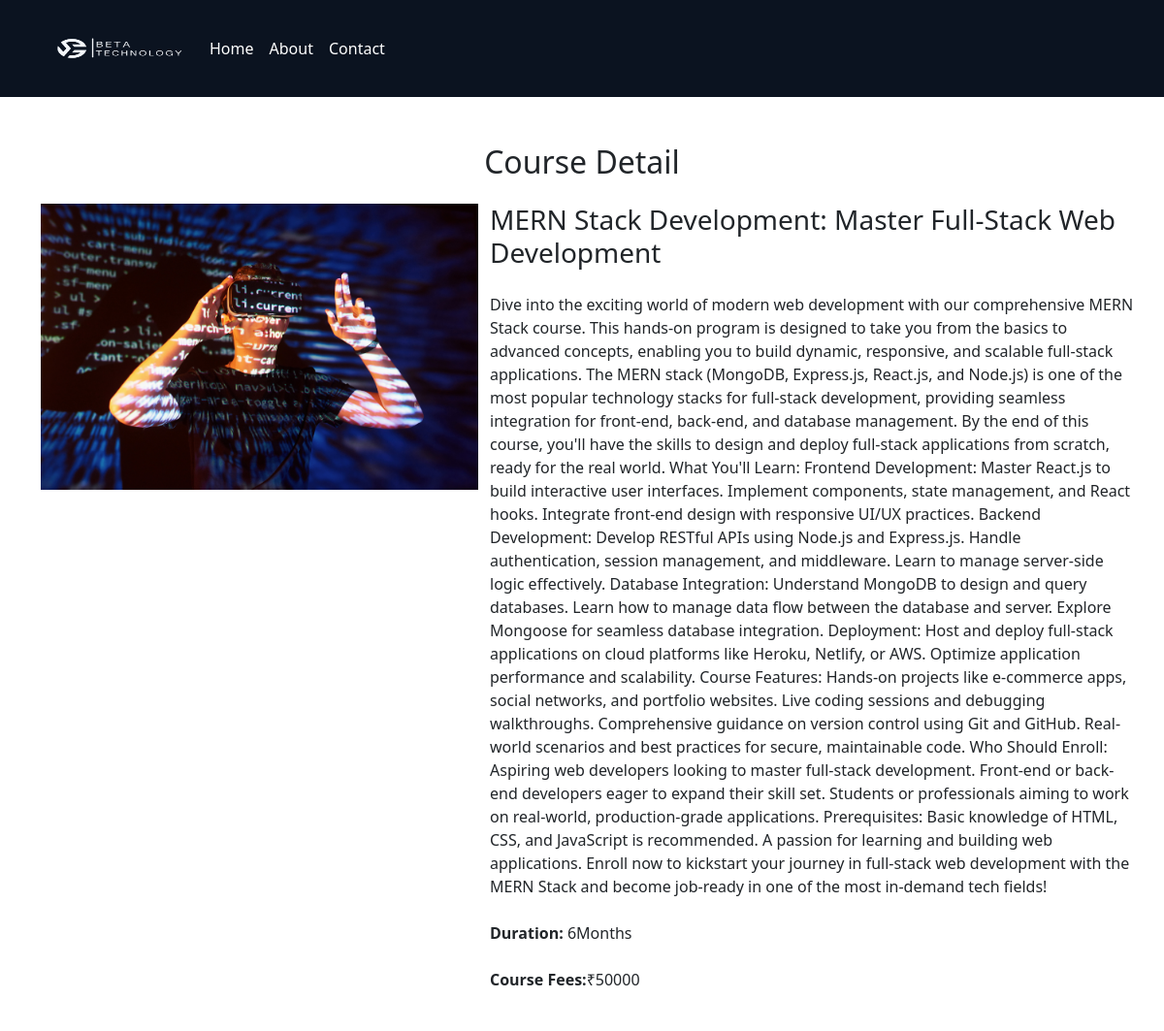
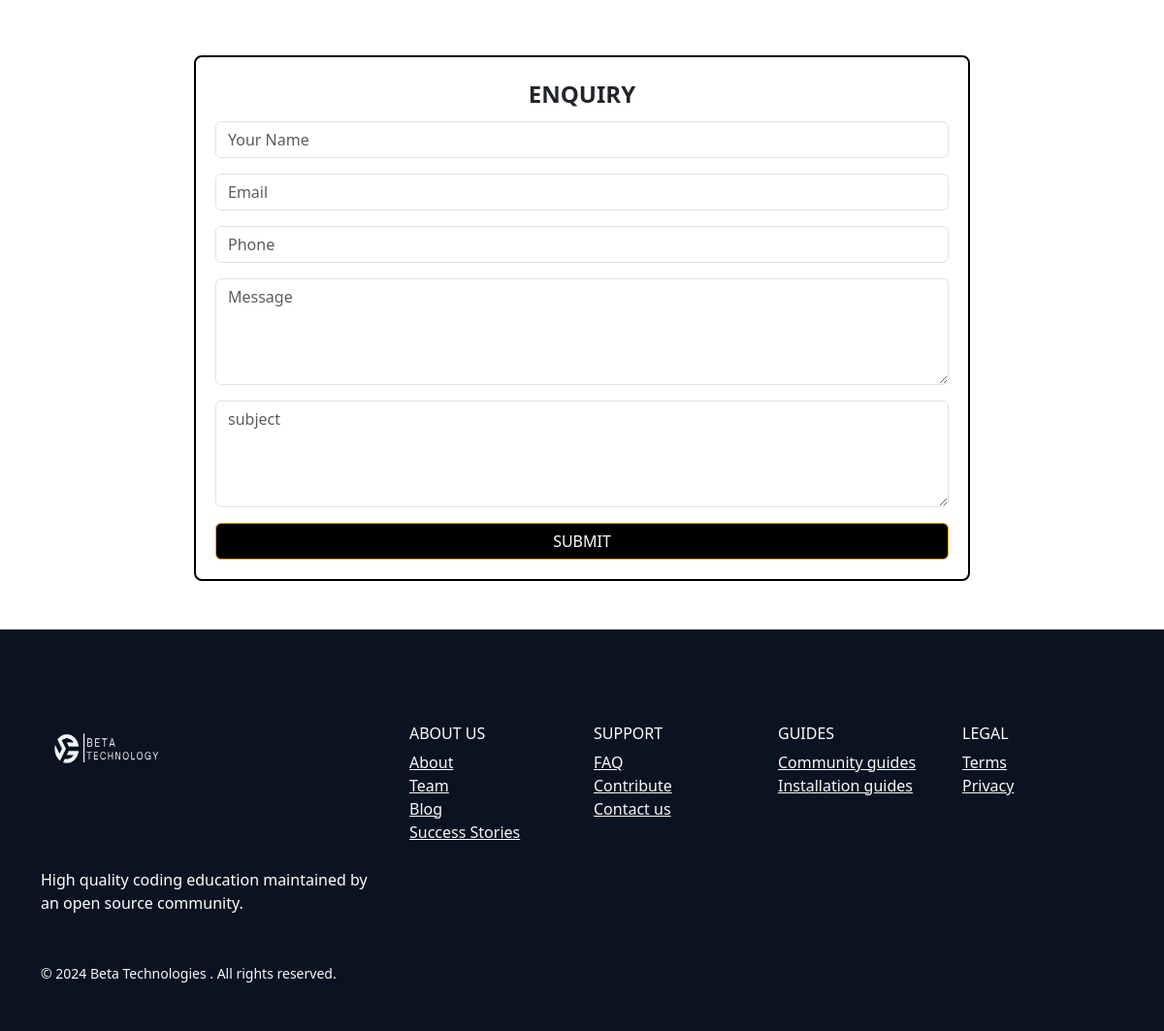
Page /course_dtl/2 on the committed database (2 pictures, top to bottom).
### beta_app/models.py (models this page shows)
class Course(models.Model):
    c_id=models.TextField()
    c_name=models.TextField()
    dis=models.TextField()
    duration=models.IntegerField()
    Course_fees=models.IntegerField()
    img=models.FileField()

### beta_app/views.py (the view, shortened to what this page needs)
# urls.py: path('course_dtl/<c_id>',views.courses_dtl),
def courses_dtl(req,c_id):
    data=Course.objects.get(pk=c_id)
    return render (req,'cors_dtl.html',{'courses':data})

### templates/cors_dtl.html (shortened to what this page needs)
<!DOCTYPE html>
<html lang="en">
<head>
    {% load static %}
    <link href="https://cdn.jsdelivr.net/npm/bootstrap@5.3.2/dist/css/bootstrap.min.css" rel="stylesheet">
    <link rel="stylesheet" href="{% static 'css/sty.css' %}">
</head>
<body>
    <nav class="navbar navbar-expand-lg" style="background-color:rgba(11,19,32,255); height: 100px;">
        <div class="container">
            <a class="navbar-brand" href="index.html">
                <img src="{% static 'images/beta logo.png' %}" alt="The Odin Project" style="width:150px;  height:100px;">
            </a>
            <div class="collapse navbar-collapse" id="navbarNav">
                <ul class="navbar-nav ml-auto">
                    <li class="nav-item">
                        <a class="nav-link"style="color:white;" href="../">Home</a>
                    </li>
                    <li class="nav-item">
                        <a class="nav-link"style="color:white;" href="../about">About</a>
                    </li>
                    <li class="nav-item">
                        <a class="nav-link" style="color:white;" href="../contact">Contact</a>
                    </li>
                </ul>
            </div>
        </div>
    </nav>
    <div class="container py-5">
        <h2 class="text-center mb-4">Course Detail</h2>
        <div class="row justify-content-center">
            <div class="col-md-5">
                <img src="{{courses.img.url}}" alt="Course Image" class="card-img-top" id="courseImg">
            </div>
                    <div class="col-md-7 card-body">
                        <h3 class="card-title" id="courseName">{{ courses.c_name }}</h3>
                        <p class="card-text">
                            <br> <span id="courseDescription">{{courses.dis}}</span><br> <br>
                            <strong>Duration:</strong> <span id="courseDuration">{{courses.duration}}</span>Months<br><br>
                            <strong>Course Fees:</strong>₹<span id="courseFees">{{courses.Course_fees}}</span>
                        </p>
                    </div>
        </div>
    </div>
    <div class="container">
        <div class="enquiry-form">
            <div class="form-title">ENQUIRY</div>
            <form action="" method="POST">
                <div class="mb-3">
                    <input type="text" class="form-control" placeholder="Your Name" required name="name">
                </div>
                <div class="mb-3">
                    <input type="email" class="form-control" placeholder="Email" required name="email">
                </div>
                <div class="mb-3">
                    <input type="tel" class="form-control" placeholder="Phone" required name="phone">
                </div>
                <div class="mb-3">
                    <textarea class="form-control" rows="4" placeholder="Message" required name="message"></textarea>
                </div>
                <div class="mb-3">
                    <textarea class="form-control" rows="4" placeholder="subject" required name="subject"></textarea>
                </div>
                <div class="text-center">
                    <button type="submit" class="btn submit-btn w-100">SUBMIT</button>
                </div>
            </form>
        </div>
    </div>
    <footer class=" py-5" style="background-color:rgba(11,19,32,255); color: white;">
        <div class="container ">
            <div class="row">
                <div class="col-md-4 " >
                    <img src="{% static 'images/beta logo.png' %}" alt="Logo" class="mb-5" style="width: 35%; height: 150px;">
                    <div class="mb-5">
                        <p>High quality coding education maintained by an open source community.</p>
                    </div>
                </div>
                <div class="col-md-2 mb-4" style="margin-top: 50px;">
                    <h6 class="text-uppercase">About us</h6>
                    <ul class="list-unstyled">
                        <li><a href="#" class="text-light">About</li>
                        <li><a href="#" class="text-light">Team</a></li>
                        <li><a href="#" class="text-light">Blog</a></li>
                        <li><a href="#" class="text-light">Success Stories</a></li>
                    </ul>
                </div>
                <div class="col-md-2 mb-4"style="margin-top: 50px;">
                    <h6 class="text-uppercase ">Support</h6>
                    <ul class="list-unstyled">
                        <li><a href="#" class="text-light">FAQ</a></li>
                        <li><a href="#" class="text-light">Contribute</a></li>
                        <li><a href="#" class="text-light">Contact us</a></li>
                    </ul>
                </div>
                <div class="col-md-2 mb-4"style="margin-top: 50px;">
                    <h6 class="text-uppercase ">Guides</h6>
                    <ul class="list-unstyled">
                        <li><a href="#" class="text-light">Community guides</a></li>
                        <li><a href="#" class="text-light">Installation guides</a></li>
                    </ul>
                </div>
                <div class="col-md-2 mb-4"style="margin-top: 50px;">
                    <h6 class="text-uppercase ">Legal</h6>
                    <ul class="list-unstyled">
                        <li><a href="#" class="text-light">Terms</a></li>
                        <li><a href="#" class="text-light">Privacy</a></li>
                    </ul>
                </div>
            </div>
            <div class="">
                <small class="text-light">&copy; 2024 Beta Technologies . All rights reserved.</small>
            </div>
        </div>
      </footer>
</body>
</html>

### static/css/sty.css (style rules this page uses)
.enquiry-form { max-width: 800px; margin: 50px auto; border: 2px solid black; padding: 20px; border-radius: 8px; background-color: #fff; }
.form-title { font-weight: bold; text-align: center; font-size: 1.5rem; margin-bottom: 10px; }
.submit-btn { background-color:black; border-color: #f6a922; color: white; }

### rows in the picture
Course: img (picture), c_name "MERN Stack Development: Master Full-Stack Web Development", dis "Dive into the exciting world of modern web development with our comprehensive MERN Stack course. This hands-on program is designed to take you from the basics to advanced concepts, enabling you to build dynamic, responsive, and scalable full-stack applications. The MERN stack (MongoDB, Express.js, React.js, and Node.js) is one of the most popular technology stacks for full-stack development, providing seamless integration for front-end, back-end, and database management. By the end of this course, you'll have the skills to design and deploy full-stack applications from scratch, ready for the real world. What You'll Learn: Frontend Development: Master React.js to build interactive user…", duration "6", Course_fees "50000"
